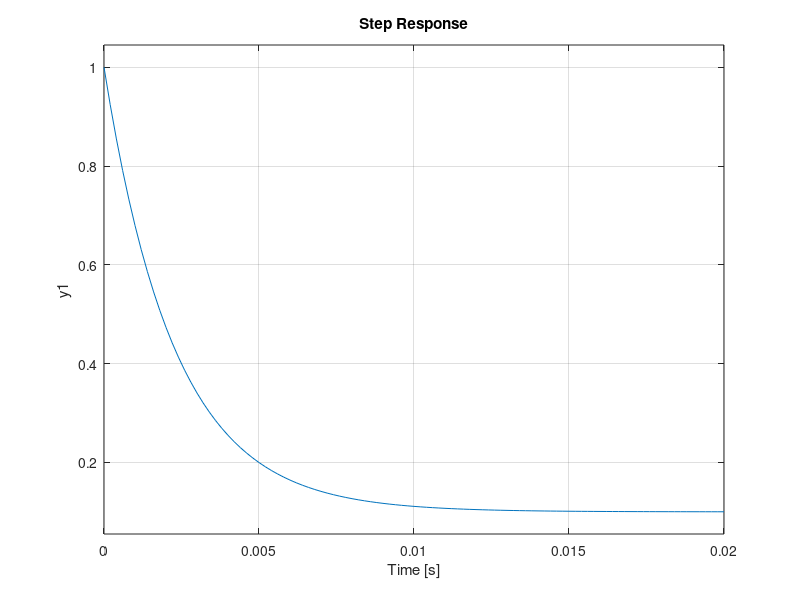

Write MATLAB code to recreate this figure. (Note: this script raises an error after producing the figure.)
%% INPUT SIGNAL
amplitude_input=1; % Volt
offset_input=0; % Volt (debería ser 2.5)
f_input=10; %Hz
w_input=2*pi*f_input; % rad/s

%% Continous HIGH PASS FILTER
Fc_Limit_Arduino = 150; % Hz
A=7; B=8; C=7; D=2; E=4; F=6;
f_cutoff = (1*F+1*E)*1*C*10; % Cuttoff frecuency (Hz)

if f_cutoff > Fc_Limit_Arduino
    f_cutoff=f_cutoff/10;
end

wc=2*pi*f_cutoff; % Angular frecuency (rad/s)
numGs=[1 wc/10];        
denGs=[1 wc]; 

Gs=tf(numGs, denGs); % Transfer function (Tf) in the Laplace domain
bode(Gs);
step(Gs);

%% DIGITAL HIGH PASS FILTER
f_sample=1000*f_cutoff; % Sample frecuency (Hz)
Ts=1/f_sample;          % Sample rate (seconds = s) 
Gz=c2d(Gs, Ts);

numGz=cell2mat(Gz.Numerator);
denGz=cell2mat(Gz.Denominator);

bode(Gz);
step(Gz);

%% Simulation
Tsim=0.1*Ts;
